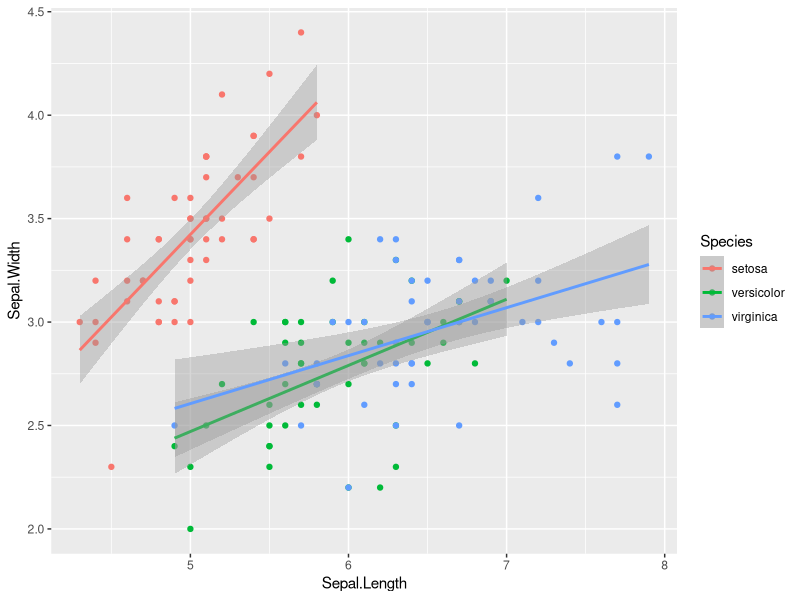
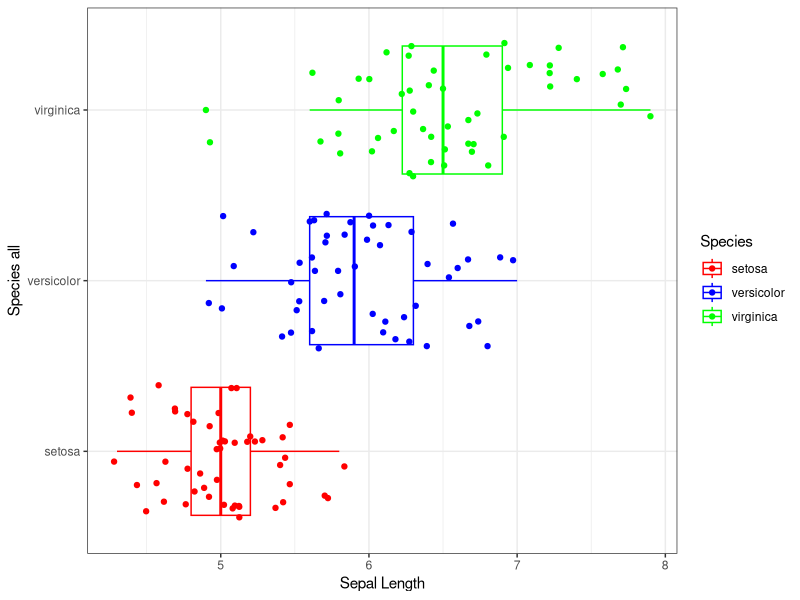

Here is the R script that generated these plots, in order:
## ---- chunk 1
library(ggplot2)
data(iris)
iris <- as.data.frame(iris)
  ggplot(iris, aes(x=Sepal.Length, y=Sepal.Width, color=Species))+geom_point()+
      geom_smooth(method = "lm", formula = y ~ x, se=T, level=0.95)
  
  ggplot(iris, aes(x=Species, y = Sepal.Length))+geom_boxplot(aes(color=Species))+
    geom_jitter(aes(color=Species))+scale_color_manual(values=c("red", "blue", "green"))+xlab("Species all")+ylab("Sepal Length")+coord_flip()+theme_bw()
  
  





